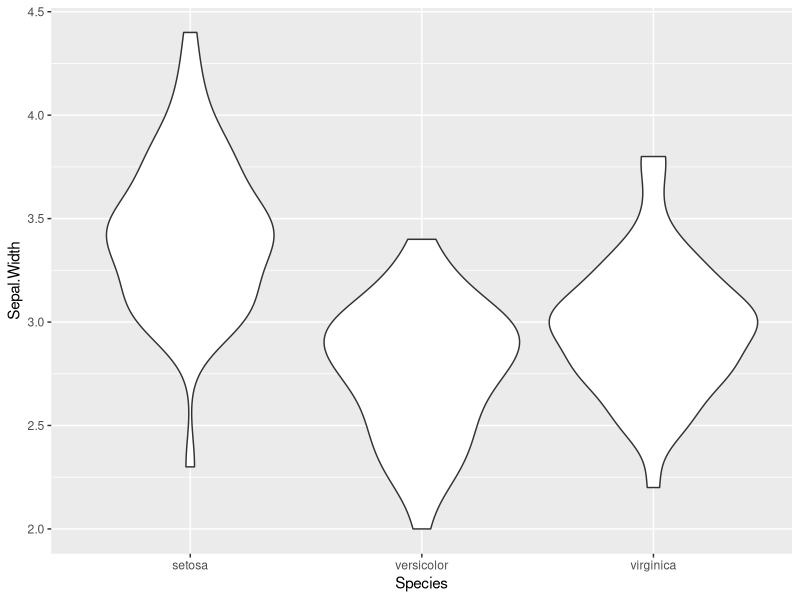

The R script that drew this image:
## ---- chunk 1
library(ggplot2)
mydata <- iris
summary(iris)
class(iris)
## ---- chunk 2
median(mydata$Sepal.Width)
## ---- chunk 3
library(ggplot2)
p <- ggplot(mydata, aes(x=Species, y=Sepal.Width)) + geom_violin()
print(p)
## ---- chunk 4
myanswer <- "We can modify GPU and use it for our own purpose as long as we are not distributing it. If we distribute it, then the entire project using the GPL code also becomes GPL automatically. Which means, it must be open-sourced, and the recipient gets all the same rights as we have. And that would include the proprietary code which would then no longer be proprietary - it becomes open source.The difference with MIT is that even if we actually distribute the proprietary code that is using the MIT licensed code, we do not have to make the code open source. We can distribute it as a closed app where the code is encrypted or is a binary. Including the MIT-licensed code can be encrypted, as long as it carries the MIT license notice."
## ---- chunk 5
nchar(myanswer)
## ---- chunk 6
myanswer <- gsub("MIT","Massachusetts Institute of Technology", myanswer)
gsub("GPU", "General Public License", myanswer)
## ---- chunk 7
cat("
<style>
h1 {
    background-color: #990000;
    color:#FFF;
    text-align:center;
}
h2 {
   background-color:#f3d6d6;
   text-align:center;
   color:#333
}
h3 {
   margin-left:-5px;
   color:#333
}

</style>
")
